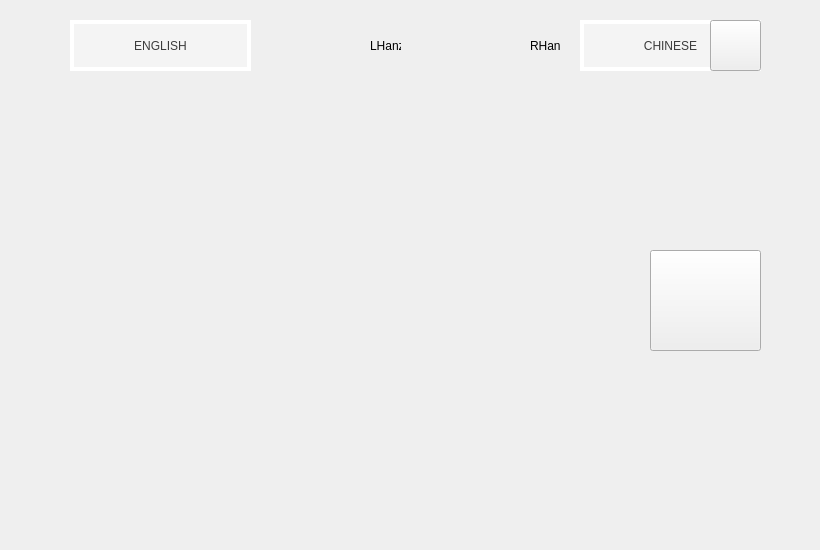
    <widget class="QWidget" name="pageDog">
     <widget class="QLabel" name="bgDog">
      <property name="geometry">
       <rect>
        <x>-10</x>
        <y>-20</y>
        <width>811</width>
        <height>541</height>
       </rect>
      </property>
      <property name="text">
       <string/>
      </property>
      <property name="pixmap">
       <pixmap resource="resources.qrc">:/background/bg_dog.png</pixmap>
      </property>
      <property name="scaledContents">
       <bool>true</bool>
      </property>
     </widget>
     <widget class="QPushButton" name="dogButton">
      <property name="geometry">
       <rect>
        <x>650</x>
        <y>250</y>
        <width>111</width>
        <height>101</height>
       </rect>
      </property>
      <property name="text">
       <string/>
      </property>
      <property name="icon">
       <iconset resource="resources.qrc">
        <normaloff>:/animals/obj_dog.png</normaloff>:/animals/obj_dog.png</iconset>
      </property>
      <property name="iconSize">
       <size>
        <width>100</width>
        <height>100</height>
       </size>
      </property>
      <property name="pixmap" stdset="0">
       <pixmap/>
      </property>
     </widget>
     <widget class="QLabel" name="setContainerLeft_3">
      <property name="geometry">
       <rect>
        <x>70</x>
        <y>20</y>
        <width>181</width>
        <height>51</height>
       </rect>
      </property>
      <property name="sizePolicy">
       <sizepolicy hsizetype="Preferred" vsizetype="Preferred">
        <horstretch>0</horstretch>
        <verstretch>0</verstretch>
       </sizepolicy>
      </property>
      <property name="styleSheet">
       <string notr="true">border: 4px solid white;
background-color: rgba(255, 255, 255, 0.3);</string>
      </property>
      <property name="text">
       <string/>
      </property>
     </widget>
     <widget class="QLabel" name="labelContainerRight_3">
      <property name="geometry">
       <rect>
        <x>420</x>
        <y>20</y>
        <width>151</width>
        <height>51</height>
       </rect>
      </property>
      <property name="text">
       <string/>
      </property>
      <property name="pixmap">
       <pixmap resource="resources.qrc">:/images/labelContainer.png</pixmap>
      </property>
      <property name="scaledContents">
       <bool>true</bool>
      </property>
     </widget>
     <widget class="QLabel" name="labelContainerLeft_3">
      <property name="geometry">
       <rect>
        <x>260</x>
        <y>20</y>
        <width>151</width>
        <height>51</height>
       </rect>
      </property>
      <property name="text">
       <string/>
      </property>
      <property name="pixmap">
       <pixmap resource="resources.qrc">:/images/labelContainer.png</pixmap>
      </property>
      <property name="scaledContents">
       <bool>true</bool>
      </property>
     </widget>
     <widget class="QLabel" name="setContainerRight_3">
      <property name="geometry">
       <rect>
        <x>580</x>
        <y>20</y>
        <width>181</width>
        <height>51</height>
       </rect>
      </property>
      <property name="sizePolicy">
       <sizepolicy hsizetype="Preferred" vsizetype="Preferred">
        <horstretch>0</horstretch>
        <verstretch>0</verstretch>
       </sizepolicy>
      </property>
      <property name="styleSheet">
       <string notr="true">border: 4px solid white;
background-color: rgba(255, 255, 255, 0.3);</string>
      </property>
      <property name="text">
       <string/>
      </property>
     </widget>
     <widget class="QLabel" name="translateChinese_3">
      <property name="geometry">
       <rect>
        <x>630</x>
        <y>20</y>
        <width>81</width>
        <height>51</height>
       </rect>
      </property>
      <property name="styleSheet">
       <string notr="true">background-color: transparent;
color: rgb(60, 60, 60);</string>
      </property>
      <property name="text">
       <string>CHINESE</string>
      </property>
      <property name="alignment">
       <set>Qt::AlignmentFlag::AlignCenter</set>
      </property>
     </widget>
     <widget class="QLabel" name="translateEnglish_3">
      <property name="geometry">
       <rect>
        <x>70</x>
        <y>20</y>
        <width>181</width>
        <height>51</height>
       </rect>
      </property>
      <property name="styleSheet">
       <string notr="true">background-color: transparent;
color: rgb(60, 60, 60);</string>
      </property>
      <property name="text">
       <string>ENGLISH</string>
      </property>
      <property name="alignment">
       <set>Qt::AlignmentFlag::AlignCenter</set>
      </property>
     </widget>
     <widget class="QWidget" name="userInputRight_3" native="true">
      <property name="geometry">
       <rect>
        <x>420</x>
        <y>80</y>
        <width>151</width>
        <height>141</height>
       </rect>
      </property>
      <property name="styleSheet">
       <string notr="true">background: transparent;</string>
      </property>
     </widget>
     <widget class="QWidget" name="userInputLeft_3" native="true">
      <property name="geometry">
       <rect>
        <x>260</x>
        <y>80</y>
        <width>151</width>
        <height>141</height>
       </rect>
      </property>
      <property name="styleSheet">
       <string notr="true">background: transparent;</string>
      </property>
      <widget class="QLabel" name="labelHanziAnimal_3">
       <property name="geometry">
        <rect>
         <x>0</x>
         <y>-10</y>
         <width>151</width>
         <height>141</height>
        </rect>
       </property>
       <property name="styleSheet">
        <string notr="true">background: transparent;</string>
       </property>
       <property name="text">
        <string/>
       </property>
      </widget>
     </widget>
     <widget class="QLabel" name="leftGifLabel_3">
      <property name="geometry">
       <rect>
        <x>370</x>
        <y>30</y>
        <width>31</width>
        <height>31</height>
       </rect>
      </property>
      <property name="text">
       <string>LHanzi</string>
      </property>
     </widget>
     <widget class="QLabel" name="rightGifLabel_3">
      <property name="geometry">
       <rect>
        <x>530</x>
        <y>30</y>
        <width>31</width>
        <height>31</height>
       </rect>
      </property>
      <property name="text">
       <string>RHanzi</string>
      </property>
     </widget>
     <widget class="QLabel" name="labelHanziVerb_3">
      <property name="geometry">
       <rect>
        <x>420</x>
        <y>80</y>
        <width>151</width>
        <height>141</height>
       </rect>
      </property>
      <property name="styleSheet">
       <string notr="true">background:transparent;</string>
      </property>
      <property name="text">
       <string/>
      </property>
     </widget>
     <widget class="QLabel" name="hanziContainerRight_3">
      <property name="geometry">
       <rect>
        <x>420</x>
        <y>80</y>
        <width>151</width>
        <height>141</height>
       </rect>
      </property>
      <property name="text">
       <string/>
      </property>
      <property name="pixmap">
       <pixmap resource="resources.qrc">:/images/strokeGuideBox.png</pixmap>
      </property>
      <property name="scaledContents">
       <bool>true</bool>
      </property>
     </widget>
     <widget class="QLabel" name="hanziContainerLeft_3">
      <property name="geometry">
       <rect>
        <x>260</x>
        <y>80</y>
        <width>151</width>
        <height>141</height>
       </rect>
      </property>
      <property name="text">
       <string/>
      </property>
      <property name="pixmap">
       <pixmap resource="resources.qrc">:/images/strokeGuideBox.png</pixmap>
      </property>
      <property name="scaledContents">
       <bool>true</bool>
      </property>
     </widget>
     <widget class="QLabel" name="labelHanziAnimal_4">
      <property name="geometry">
       <rect>
        <x>260</x>
        <y>80</y>
        <width>151</width>
        <height>141</height>
       </rect>
      </property>
      <property name="styleSheet">
       <string notr="true">background:transparent;</string>
      </property>
      <property name="text">
       <string/>
      </property>
     </widget>
     <widget class="QPushButton" name="soundButton_3">
      <property name="geometry">
       <rect>
        <x>710</x>
        <y>20</y>
        <width>51</width>
        <height>51</height>
       </rect>
      </property>
      <property name="text">
       <string/>
      </property>
     </widget>
    </widget>
